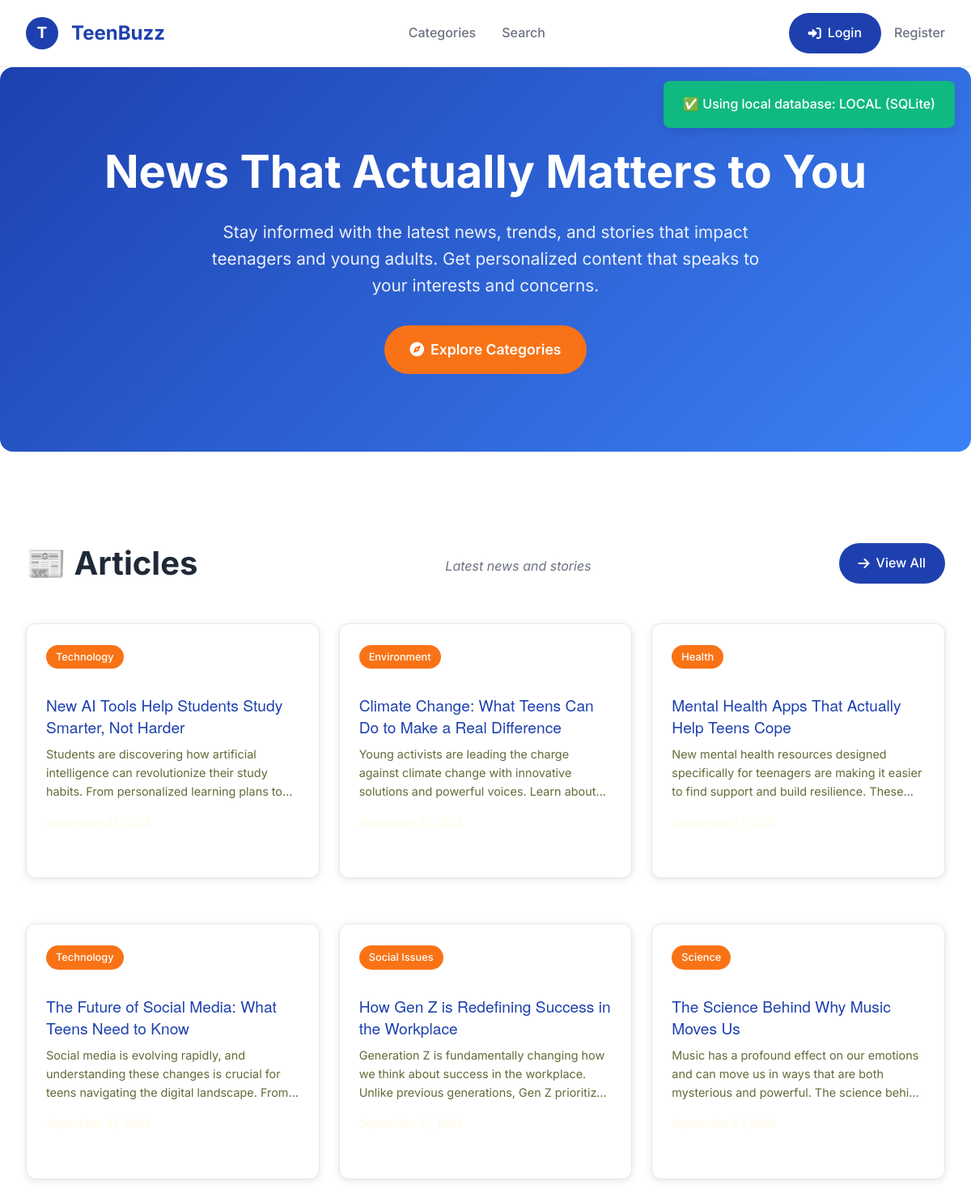
The page / on the database its author committed.
### tables this page shows
CREATE TABLE articles (
            id INTEGER PRIMARY KEY AUTOINCREMENT,
            headline TEXT NOT NULL,
            content TEXT NOT NULL,
            category TEXT NOT NULL,
            source TEXT,
            url TEXT,
            created_at TIMESTAMP DEFAULT CURRENT_TIMESTAMP,
            updated_at TIMESTAMP DEFAULT CURRENT_TIMESTAMP,
            drawn_by_user_id TEXT,
            publish_date DATE,
            tags TEXT,
            views INTEGER DEFAULT 0,
            likes INTEGER DEFAULT 0,
            FOREIGN KEY (drawn_by_user_id) REFERENCES users(id)
        );

### app_with_auth.py (the view)
@app.route('/')
def home():
    try:
        if is_authenticated():
            user_id = session.get('user_id')
            if not user_id and session.get('username'):
                user = get_database().select('users', where='username = ?', params=(session['username'],), limit=1)
                if user and user[0]['id']:
                    user_id = user[0]['id']
                    session['user_id'] = user_id  # Fix the session
                    print(f"🔧 Fixed user_id in session: {user_id}")
            if user_id:
                articles = user_manager.get_recommended_articles(user_id, limit=10)
                print(f"🎯 Found {len(articles)} personalized articles for user {user_id}")
                continue_reading = user_manager.get_continue_reading_articles(user_id, limit=5)
                print(f"📖 Found {len(continue_reading)} continue reading articles for user {user_id}")
            else:
                articles = get_articles_from_db(limit=10)
                continue_reading = []
                print(f"🔍 No valid user_id found, using fallback")
        else:
            articles = get_articles_from_db(limit=10)
            continue_reading = []
            print(f"📰 Found {len(articles)} general articles for non-authenticated user")
        flash(f'✅ Using local database: {get_database_status()}', 'success')
        return render_template('index_modern.html',
                             articles=articles,
                             continue_reading=continue_reading,
                             format_date=format_date)
    except Exception as e:
        print(f"Error in home route: {e}")
        return render_template('index_modern.html', articles=[], continue_reading=[])

### app_with_auth.py (called while the page is built)
def format_date(date_string):
    try:
        if isinstance(date_string, str):
            date_obj = datetime.fromisoformat(date_string.replace('Z', '+00:00'))
        else:
            date_obj = date_string
        return date_obj.strftime('%B %d, %Y')
    except:
        return 'Recent'

def get_articles_from_db(limit=20):
    try:
        db = get_database()
        if not db:
            return []
        articles = db.select('articles', limit=limit)
        return articles
    except Exception as e:
        print(f"Error fetching articles: {e}")
        return []

@app.context_processor
def inject_user():
    return {
        'current_user': get_current_user(),
        'is_authenticated': is_authenticated(),
        'is_admin': is_admin()
    }

### auth_system_enhanced.py (called while the page is built, shortened)
def get_current_user():
    return auth_manager.get_current_user()

def is_authenticated():
    return auth_manager.is_authenticated()

def is_admin():
    return auth_manager.is_admin()

    def get_current_user(self):
        if not session.get('is_authenticated'):
            return None

    def is_authenticated(self):
        return session.get('is_authenticated', False)

    def is_admin(self):
        return session.get('is_admin', False)

### database_manager.py (called while the page is built, shortened)
def get_database():
    toggle = DatabaseToggle()
    return toggle.get_database()

def get_database_status():
    toggle = DatabaseToggle()
    return toggle.get_status()

    def connect(self):
        self.conn = sqlite3.connect(self.db_path)
        self.conn.row_factory = sqlite3.Row  # Enable column access by name
        return self

    def execute_query(self, query: str, params: tuple = ()) -> List[Dict[str, Any]]:
        if not self.conn:
            self.connect()
        cursor = self.conn.cursor()
        cursor.execute(query, params)
        columns = [description[0] for description in cursor.description] if cursor.description else []
        results = [dict(zip(columns, row)) for row in cursor.fetchall()]
        self.conn.commit()
        return results

    def select(self, table: str, columns: str = '*', where: str = '', params: tuple = (), limit: int = None) -> List[Dict[str, Any]]:
        query = f"SELECT {columns} FROM {table}"
        if where:
            query += f" WHERE {where}"
        if limit:
            query += f" LIMIT {limit}"
        return self.execute_query(query, params)

    def load_config(self):
        if os.path.exists(self.config_file):
            with open(self.config_file, 'r') as f:
                self.config = json.load(f)

### templates/index_modern.html (shortened to what this page needs)
{% extends "base.html" %}
{% block content %}
    <section class="hero">
        <div class="container">
            <h1>News That Actually Matters to You</h1>
            <p>Stay informed with the latest news, trends, and stories that impact teenagers and young adults. Get personalized content that speaks to your interests and concerns.</p>
            <div class="hero-actions">
                <a href="{{ url_for('categories') }}" class="btn-primary">
                    <i class="fas fa-compass"></i>
                    Explore Categories
                </a>
            </div>
        </div>
    </section>
    <section class="articles-section">
        <div class="articles-container">
            <div class="articles-header">
                <h2 class="articles-title">📰 Articles</h2>
                <p class="articles-subtitle">Latest news and stories</p>
                <a href="{{ url_for('categories') }}" class="view-all-btn">
                    <i class="fas fa-arrow-right"></i>
                    View All
                </a>
            </div>
            <div class="articles-grid">
                {% for article in articles[:6] %}
                <article class="article-card">
                    <div class="article-content">
                        <span class="article-category">{{ article.category }}</span>
                        <h3 class="article-title">
                            <a href="{{ url_for('view_article', article_id=article.id) }}" class="read-more">
                                {{ article.headline }}
                            </a>
                        </h3>
                        <p class="article-excerpt">
                            {{ article.content[:150] }}{% if article.content|length > 150 %}...{% endif %}
                        </p>
                        <div class="article-meta">
                            <div class="article-date">
                            </div>
                        </div>
                    </div>
                </article>
                {% endfor %}
            </div>
        </div>
    </section>
{% endblock %}

### static/css/style.css (style rules this page uses)
:root { --primary-color: #606c38; --secondary-color: #283618; --bg-primary: #fefae0; --accent-color: #dda15e; --highlight-color: #bc6c25; --text-primary: #283618; --text-secondary: #606c38; --text-light: #fefae0; --success-color: #28a745; --danger-color: #dc3545; --warning-color: #ffc107; --info-color: #17a2b8; --shadow-light: 0 2px 10px rgba(0,0,0,0.1); --shadow-medium: 0 4px 20px rgba(0,0,0,0.15); --shadow-heavy: 0 8px 30px rgba(0,0,0,0.2); --border-radius: 16px; --border-radius-small: 10px; --transition: all 0.3s ease; --primary-blue: #1e40af; --secondary-blue: #3b82f6; --accent-orange: #f97316; --text-dark: #1f2937; --text-gray: #6b7280; --bg-white: #ffffff; --bg-light: #f9fafb; --border-light: #e5e7eb; }
* { margin: 0; padding: 0; box-sizing: border-box; }
body { font-family: 'Helvetica Neue', Helvetica, Arial, sans-serif; line-height: 1.6; color: var(--text-primary); background-color: var(--bg-primary); }
.container { max-width: 1200px; margin: 0 auto; padding: 0 20px; }
h1, h2, h3, h4 { font-weight: 600; line-height: 1.3; }
h1 { font-size: 2.5rem; }
h2 { font-size: 2rem; }
h3 { font-size: 1.5rem; }
.btn-primary, .btn-secondary, .btn-filter { padding: 12px 24px; border: none; border-radius: var(--border-radius-small); font-weight: 500; cursor: pointer; transition: var(--transition); text-decoration: none; display: inline-block; }
.btn-primary { background: var(--primary-color); color: var(--bg-primary); }
.hero, .homepage-banner { background: #222; color: var(--bg-primary); padding: 2rem 0; border-radius: var(--border-radius); margin-bottom: 2rem; }
.articles-grid { display: grid; grid-template-columns: repeat(auto-fit, minmax(300px, 1fr)); gap: 2rem; margin-bottom: 3rem; }
.article-card, .trending-card { background: var(--bg-primary); border-radius: var(--border-radius); box-shadow: var(--shadow-light); overflow: hidden; margin-bottom: 2rem; }
.article-card h3, .trending-card h3 { font-family: 'Helvetica Neue', Helvetica, Arial, sans-serif; font-size: 1.2rem; color: var(--primary-color); margin: 1rem 0 0.5rem 0; font-weight: 700; }
.article-card p, .trending-card p { display: none; }
.article-meta { display: flex; gap: 1rem; margin-bottom: 1rem; flex-wrap: wrap; }
.article-category { background: var(--primary-color); color: white; padding: 4px 12px; border-radius: 20px; font-size: 0.8rem; font-weight: 500; }
.article-date, .article-source { color: var(--text-light); font-size: 0.85rem; margin-right: 1rem; }
.article-card .article-excerpt { color: var(--text-secondary); font-size: 0.9rem; line-height: 1.6; display: -webkit-box; -webkit-line-clamp: 3; -webkit-box-orient: vertical; overflow: hidden; }
.article-content { font-size: 1.1rem; line-height: 1.7; margin-bottom: 2rem; }
.articles-container { max-width: 1200px; margin: 0 auto; }

### rows shown on the page
articles: category "Technology", headline "New AI Tools Help Students Study Smarter, Not Harder", content "Students are discovering how artificial intelligence can revolutionize their study habits. From personalized learning plans…"
articles: category "Environment", headline "Climate Change: What Teens Can Do to Make a Real Difference", content "Young activists are leading the charge against climate change with innovative solutions and powerful voices. Learn…"
articles: category "Health", headline "Mental Health Apps That Actually Help Teens Cope", content "New mental health resources designed specifically for teenagers are making it easier to find support and build resilience.…"
articles: category "Technology", headline "The Future of Social Media: What Teens Need to Know", content "Social media is evolving rapidly, and understanding these changes is crucial for teens navigating the digital landscape.…"
articles: category "Social Issues", headline "How Gen Z is Redefining Success in the Workplace", content "Generation Z is fundamentally changing how we think about success in the workplace. Unlike previous generations, Gen Z…"
articles: category "Science", headline "The Science Behind Why Music Moves Us", content "Music has a profound effect on our emotions and can move us in ways that are both mysterious and powerful. The science…"

### other values the page prints
{{ message }} "✅ Using local database: LOCAL (SQLite)"
